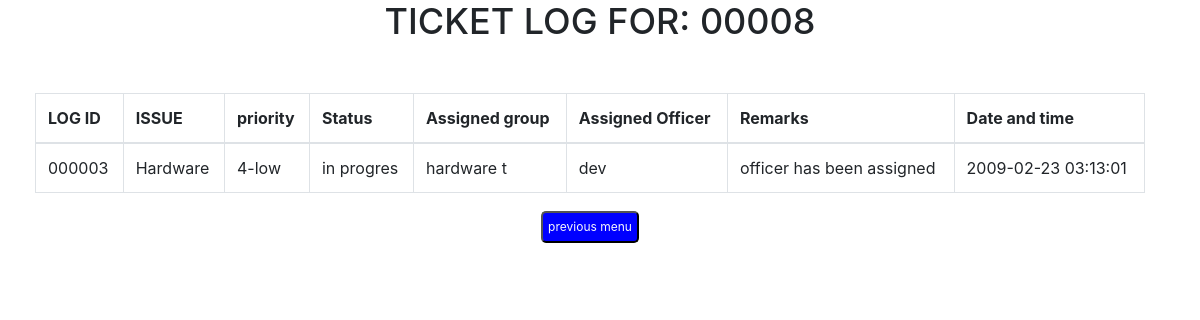
Screenshot of /log.php?ticketid= 00008 with the database file from the repository.
### tables this page shows
CREATE TABLE `logtable` (
  `id` int(6) UNSIGNED ZEROFILL NOT NULL,
  `ticketid` int(5) UNSIGNED ZEROFILL NOT NULL,
  `issue` varchar(10) DEFAULT NULL,
  `priority` varchar(10) DEFAULT NULL,
  `status` varchar(10) DEFAULT NULL,
  `assignedgrp` varchar(10) DEFAULT NULL,
  `assignedofficer` varchar(10) DEFAULT NULL,
  `remarks` varchar(25) NOT NULL,
  `updatetime` datetime DEFAULT NULL
);

### log.php (the view, shortened to what this page needs)
<!DOCTYPE html>
<?php
include'connection.php';
$ticketid = $_GET['ticketid'];
?>
<html>
  <head>
	<link rel="stylesheet" href="https://maxcdn.bootstrapcdn.com/bootstrap/4.5.2/css/bootstrap.min.css">
  </head>
  <body>
     <h3>TICKET LOG FOR: <?php echo $ticketid;?></h3>
<center>
<div class="container">
      <table class="table table-bordered">
       <thead>
	  <tr>
	     <th> LOG ID</th>
		 <th>ISSUE</th>
		 <th>priority</th>
		 <th>Status</th>
		 <th>Assigned group</th>
		 <th>Assigned Officer</th>
		 <th>Remarks</th>
		 <th>Date and time</th>
	   </tr>
    </thead>
<?php
$sql="SELECT * FROM logtable where ticketid = '$ticketid'";
$result=mysqli_query($conn,$sql);
 while($row=mysqli_fetch_assoc($result)){
	$id= $row['id'];
	$issue =  $row['issue'];
	$priority = $row['priority'];
	$status = $row['status'];
	$assignedgrp = $row['assignedgrp'];
	$assignedofficer = $row['assignedofficer'];
	$remarks = $row['remarks'];
	$date = $row['updatetime'];
	echo'<tr>
    <td>'.$id.'</td>
    <td>'.$issue.'</td>
    <td>'.$priority.'</td>
	<td>'.$status.'</td>
	<td>'.$assignedgrp.'</td>
	<td>'.$assignedofficer.'</td>
	<td>'.$remarks.'</td>
	<td>'.$date.'</td>
  </tr>';
 }
?>
     </table>
	 <button><a href="dashboard.php" class="text-light">previous menu</a></button>
</div>
</center>
</body>
</html>

### log.php (style rules this page uses)
body { text-align: center; }
h3 { font-size: 36px; margin-bottom: 30px; }
button { background-color: blue; color: white; border-radius: 5px; padding: 5px 5px; margin: 2px; font-size: 12px; cursor: pointer; }
.container { margin-top:50px; margin-left:0020px; }

### rows the page displays
logtable: id "000003", issue "Hardware", priority "4-low", status "in progres", assignedgrp "hardware t", assignedofficer "dev", remarks "officer has been assigned", updatetime "2009-02-23 03:13:01"

### other values shown
$ticketid "00008"
